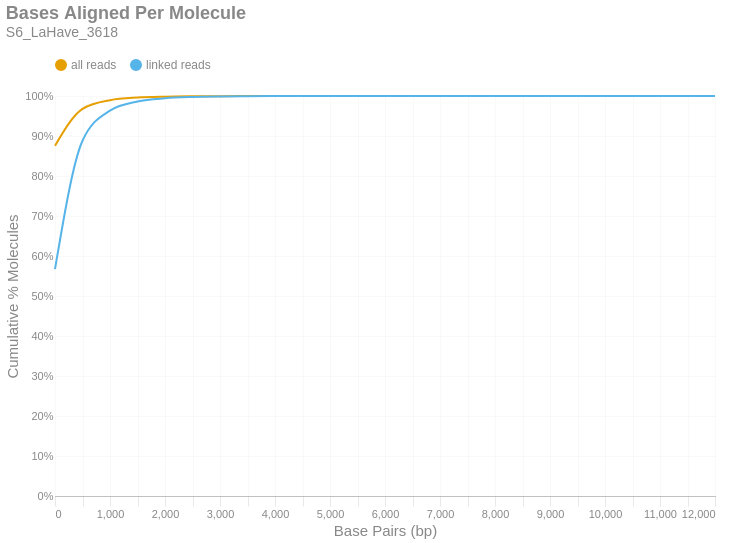

Notebook code for this chart:
### Markdown cell above
### Bases Aligned Per Molecule
This is a cumulative frequency distribution showing the number of base pairs aligned per unique molecule. These data are shown in 500 bp bins. There are two distributions: one with `all reads` (yellow) and another with only `linked reads` (blue). The percent of molecules in the `linked reads` distribution is relative to the total number of linked molecules.

### Code cell
if SKIPLR:
    print_html(f"Skipped")
else:
    binned_df = consolidated_hist(valids['aligned_bp'], mask, 500, True)
    with SafeRender(binned_df):
        (
            density_plot(binned_df, 'Bases Aligned Per Molecule', samplename, 'basesper')
            .encode(
                x=alt.X('bin:Q', title="Base Pairs (bp)").axis(tickMinStep=500).scale(padding=0),
                y=alt.Y('value:Q', title='Cumulative % Molecules')
                    .axis(format='%')
                    .scale(domain = [0,1])
                    .stack(False),
                color=alt.Color("key:N").scale(domain = ["all reads", "linked reads"]),
                tooltip = [
                    alt.Tooltip("key:N", title = "Data Type"),
                    alt.Tooltip("range_label:N", title="Bases Aligned Per Molecule"),
                    alt.Tooltip("value:Q", format = ".2%", title="% Molecules (Cum.)")
                ]
            )
        ).display()

### Figure 1 — Vega-Lite specification as saved in the notebook (floating-point values rounded to 4 significant figures)
{"width": "container", "height": 400, "config": {"title": {"anchor": "start", "dy": -15, "fontSize": 18, "color": "#888888", "subtitleColor": "#888888", "subtitleFontSize": 14}, "arc": {"fill": "#0072B2"}, "axis": {"domainColor": "#888888", "domainWidth": 0.5, "gridWidth": 0.2, "grid": false, "titleFontWeight": 400, "titleFontSize": 15, "labelFontSize": 11, "labelColor": "#888888", "tickColor": "#888888", "tickWidth": 0.2, "titleColor": "#888888"}, "axisBand": {"grid": false}, "axisX": {"grid": true, "tickSize": 10, "domainCap": "round"}, "axisY": {"domain": false, "grid": true, "tickSize": 0, "domainCap": "round"}, "background": "transparent", "header": {"labelFontSize": 15, "labelColor": "#888888", "titleFontSize": 15, "titleFontWeight": 600, "titleColor": "#888888"}, "legend": {"labelFont": "sans-serif", "labelFontSize": 12, "labelColor": "#888888", "symbolSize": 100, "symbolType": "circle", "titleFontSize": 12, "titlePadding": 10, "titleColor": "#888888", "title": null, "orient": "top"}, "range": {"category": ["#E69F00", "#56B4E9", "#009E73", "#F0E442", "#0072B2", "#D55E00", "#CC79A7", "#000000"], "diverging": ["#cfe8f3", "#a2d4ec", "#73bfe2", "#46abdb", "#1696d2", "#12719e"]}, "area": {"fill": "#0072B2", "fillOpacity": 0.7, "line": true, "strokeOpacity": 0.7}, "line": {"color": "#0072B2", "stroke": "#0072B2", "strokeWidth": 2}, "trail": {"color": "#0072B2", "stroke": "#0072B2", "strokeWidth": 0, "size": 1}, "point": {"filled": true, "fillOpacity": 1.0, "size": 95}, "text": {"color": "#888888", "fontSize": 11, "align": "right", "fontWeight": 400, "size": 11}, "bar": {"fill": "#0072B2", "stroke": null}, "view": {"stroke": null, "continuousWidth": 660, "continuousHeight": 400}}, "data": {"name": "data-520ac815ff56839240c610e0f8c35419"}, "mark": {"type": "line", "interpolate": "monotone", "point": {"opacity": 0, "size": 275}}, "encoding": {"color": {"field": "key", "scale": {"domain": ["all reads", "linked reads"]}, "type": "nominal"}, "tooltip": [{"field": "key", "title": "Data Type", "type": "nominal"}, {"field": "range_label", "title": "Bases Aligned Per Molecule", "type": "nominal"}, {"field": "value", "format": ".2%", "title": "% Molecules (Cum.)", "type": "quantitative"}], "x": {"axis": {"tickMinStep": 500}, "field": "bin", "scale": {"padding": 0}, "title": "Base Pairs (bp)", "type": "quantitative"}, "y": {"axis": {"format": "%"}, "field": "value", "scale": {"domain": [0, 1]}, "stack": false, "title": "Cumulative % Molecules", "type": "quantitative"}}, "params": [{"name": "param_c36ac31b6afebe62", "select": {"type": "point", "fields": ["key"]}, "bind": "legend"}], "title": {"text": "Bases Aligned Per Molecule", "subtitle": "S6_LaHave_3618"}, "transform": [{"fold": ["all reads (cumsum)", "linked reads (cumsum)"]}, {"calculate": "replace(datum.key, ' (cumsum)', '')", "as": "key"}, {"filter": {"param": "param_c36ac31b6afebe62"}}], "usermeta": {"embedOptions": {"downloadFileName": "S6_LaHave_3618.basesper"}}, "$schema": "https://vega.github.io/schema/vega-lite/v6.1.0.json", "datasets": {"data-520ac815ff56839240c610e0f8c35419": [{"bin": "0.0", "interval": "0.0-500.0", "all reads": 0.8757, "linked reads": 0.567, "all reads (cumsum)": 0.8757, "linked reads (cumsum)": 0.567, "range_label": "0-499"}, {"bin": "500.0", "interval": "500.0-1000.0", "all reads": 0.09218, "linked reads": 0.321, "all reads (cumsum)": 0.9679, "linked reads (cumsum)": 0.888, "range_label": "500-999"}, {"bin": "1000.0", "interval": "1000.0-1500.0", "all reads": 0.02164, "linked reads": 0.07554, "all reads (cumsum)": 0.9896, "linked reads (cumsum)": 0.9636, "range_label": "1000-1499"}, {"bin": "1500.0", "interval": "1500.0-2000.0", "all reads": 0.006504, "linked reads": 0.0227, "all reads (cumsum)": 0.9961, "linked reads (cumsum)": 0.9863, "range_label": "1500-1999"}, {"bin": "2000.0", "interval": "2000.0-2500.0", "all reads": 0.002285, "linked reads": 0.007975, "all reads (cumsum)": 0.9984, "linked reads (cumsum)": 0.9943, "range_label": "2000-2499"}, {"bin": "2500.0", "interval": "2500.0-3000.0", "all reads": 0.0009231, "linked reads": 0.003222, "all reads (cumsum)": 0.9993, "linked reads (cumsum)": 0.9975, "range_label": "2500-2999"}, {"bin": "3000.0", "interval": "3000.0-3500.0", "all reads": 0.0003924, "linked reads": 0.001369, "all reads (cumsum)": 0.9997, "linked reads (cumsum)": 0.9989, "range_label": "3000-3499"}, {"bin": "3500.0", "interval": "3500.0-4000.0", "all reads": 0.0001726, "linked reads": 0.0006026, "all reads (cumsum)": 0.9998, "linked reads (cumsum)": 0.9995, "range_label": "3500-3999"}, {"bin": "4000.0", "interval": "4000.0-4500.0", "all reads": 7.806e-05, "linked reads": 0.0002724, "all reads (cumsum)": 0.9999, "linked reads (cumsum)": 0.9997, "range_label": "4000-4499"}, {"bin": "4500.0", "interval": "4500.0-5000.0", "all reads": 3.744e-05, "linked reads": 0.0001307, "all reads (cumsum)": 1.0, "linked reads (cumsum)": 0.9999, "range_label": "4500-4999"}, {"bin": "5000.0", "interval": "5000.0-5500.0", "all reads": 1.981e-05, "linked reads": 6.916e-05, "all reads (cumsum)": 1.0, "linked reads (cumsum)": 0.9999, "range_label": "5000-5499"}, {"bin": "5500.0", "interval": "5500.0-6000.0", "all reads": 1.007e-05, "linked reads": 3.515e-05, "all reads (cumsum)": 1.0, "linked reads (cumsum)": 1.0, "range_label": "5500-5999"}, {"bin": "6000.0", "interval": "6000.0-6500.0", "all reads": 3.722e-06, "linked reads": 1.299e-05, "all reads (cumsum)": 1.0, "linked reads (cumsum)": 1.0, "range_label": "6000-6499"}, {"bin": "6500.0", "interval": "6500.0-7000.0", "all reads": 3.065e-06, "linked reads": 1.07e-05, "all reads (cumsum)": 1.0, "linked reads (cumsum)": 1.0, "range_label": "6500-6999"}, {"bin": "7000.0", "interval": "7000.0-7500.0", "all reads": 1.095e-06, "linked reads": 3.821e-06, "all reads (cumsum)": 1.0, "linked reads (cumsum)": 1.0, "range_label": "7000-7499"}, {"bin": "7500.0", "interval": "7500.0-8000.0", "all reads": 1.095e-06, "linked reads": 3.821e-06, "all reads (cumsum)": 1.0, "linked reads (cumsum)": 1.0, "range_label": "7500-7999"}, {"bin": "8000.0", "interval": "8000.0-8500.0", "all reads": 5.474e-07, "linked reads": 1.911e-06, "all reads (cumsum)": 1.0, "linked reads (cumsum)": 1.0, "range_label": "8000-8499"}, {"bin": "8500.0", "interval": "8500.0-9000.0", "all reads": 2.189e-07, "linked reads": 7.642e-07, "all reads (cumsum)": 1.0, "linked reads (cumsum)": 1.0, "range_label": "8500-8999"}, {"bin": "9000.0", "interval": "9000.0-9500.0", "all reads": 0.0, "linked reads": 0.0, "all reads (cumsum)": 1.0, "linked reads (cumsum)": 1.0, "range_label": "9000-9499"}, {"bin": "9500.0", "interval": "9500.0-10000.0", "all reads": 0.0, "linked reads": 0.0, "all reads (cumsum)": 1.0, "linked reads (cumsum)": 1.0, "range_label": "9500-9999"}, {"bin": "10000.0", "interval": "10000.0-10500.0", "all reads": 1.095e-07, "linked reads": 3.821e-07, "all reads (cumsum)": 1.0, "linked reads (cumsum)": 1.0, "range_label": "10000-10499"}, {"bin": "10500.0", "interval": "10500.0-11000.0", "all reads": 0.0, "linked reads": 0.0, "all reads (cumsum)": 1.0, "linked reads (cumsum)": 1.0, "range_label": "10500-10999"}, {"bin": "11000.0", "interval": "11000.0-11500.0", "all reads": 1.095e-07, "linked reads": 3.821e-07, "all reads (cumsum)": 1.0, "linked reads (cumsum)": 1.0, "range_label": "11000-11499"}, {"bin": "11500.0", "interval": "11500.0-12000.0", "all reads": 0.0, "linked reads": 0.0, "all reads (cumsum)": 1.0, "linked reads (cumsum)": 1.0, "range_label": "11500-11999"}, {"bin": "12000.0", "interval": "12000.0-12500.0", "all reads": 1.095e-07, "linked reads": 3.821e-07, "all reads (cumsum)": 1.0, "linked reads (cumsum)": 1.0, "range_label": "12000-12499"}]}}
